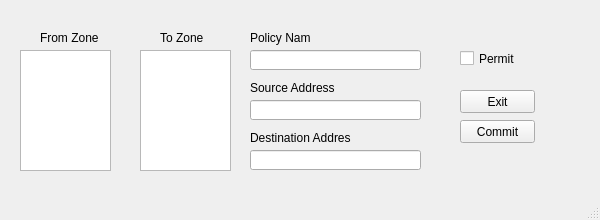
<?xml version="1.0" encoding="UTF-8"?>
<ui version="4.0">
 <class>PolicyCreator</class>
 <widget class="QMainWindow" name="PolicyCreator">
  <property name="geometry">
   <rect>
    <x>0</x>
    <y>0</y>
    <width>600</width>
    <height>220</height>
   </rect>
  </property>
  <property name="minimumSize">
   <size>
    <width>600</width>
    <height>220</height>
   </size>
  </property>
  <property name="maximumSize">
   <size>
    <width>600</width>
    <height>220</height>
   </size>
  </property>
  <property name="windowTitle">
   <string>MainWindow</string>
  </property>
  <widget class="QWidget" name="centralwidget">
   <widget class="QLabel" name="fromZoneLabel">
    <property name="geometry">
     <rect>
      <x>40</x>
      <y>30</y>
      <width>61</width>
      <height>16</height>
     </rect>
    </property>
    <property name="text">
     <string>From Zone</string>
    </property>
   </widget>
   <widget class="QLabel" name="toZoneLabel">
    <property name="geometry">
     <rect>
      <x>160</x>
      <y>30</y>
      <width>61</width>
      <height>16</height>
     </rect>
    </property>
    <property name="text">
     <string>To Zone</string>
    </property>
   </widget>
   <widget class="QListView" name="fromZoneList">
    <property name="geometry">
     <rect>
      <x>20</x>
      <y>50</y>
      <width>91</width>
      <height>121</height>
     </rect>
    </property>
   </widget>
   <widget class="QListView" name="toZoneList">
    <property name="geometry">
     <rect>
      <x>140</x>
      <y>50</y>
      <width>91</width>
      <height>121</height>
     </rect>
    </property>
   </widget>
   <widget class="QLabel" name="policyNameLabel">
    <property name="geometry">
     <rect>
      <x>250</x>
      <y>30</y>
      <width>61</width>
      <height>16</height>
     </rect>
    </property>
    <property name="text">
     <string>Policy Name</string>
    </property>
   </widget>
   <widget class="QLineEdit" name="policyNameEdit">
    <property name="geometry">
     <rect>
      <x>250</x>
      <y>50</y>
      <width>171</width>
      <height>20</height>
     </rect>
    </property>
   </widget>
   <widget class="QLineEdit" name="sourceAddressEdit">
    <property name="geometry">
     <rect>
      <x>250</x>
      <y>100</y>
      <width>171</width>
      <height>20</height>
     </rect>
    </property>
    <property name="text">
     <string/>
    </property>
   </widget>
   <widget class="QLabel" name="sourceAddressLabel">
    <property name="geometry">
     <rect>
      <x>250</x>
      <y>80</y>
      <width>91</width>
      <height>16</height>
     </rect>
    </property>
    <property name="text">
     <string>Source Address</string>
    </property>
   </widget>
   <widget class="QLineEdit" name="sourceAddressEdit_2">
    <property name="geometry">
     <rect>
      <x>250</x>
      <y>150</y>
      <width>171</width>
      <height>20</height>
     </rect>
    </property>
    <property name="text">
     <string/>
    </property>
   </widget>
   <widget class="QLabel" name="sourceAddressLabel_2">
    <property name="geometry">
     <rect>
      <x>250</x>
      <y>130</y>
      <width>101</width>
      <height>16</height>
     </rect>
    </property>
    <property name="text">
     <string>Destination Address</string>
    </property>
   </widget>
   <widget class="QCheckBox" name="thenCheckBox">
    <property name="geometry">
     <rect>
      <x>460</x>
      <y>50</y>
      <width>70</width>
      <height>17</height>
     </rect>
    </property>
    <property name="text">
     <string>Permit</string>
    </property>
   </widget>
   <widget class="QPushButton" name="commitBtn">
    <property name="geometry">
     <rect>
      <x>460</x>
      <y>120</y>
      <width>75</width>
      <height>23</height>
     </rect>
    </property>
    <property name="text">
     <string>Commit</string>
    </property>
   </widget>
   <widget class="QPushButton" name="exitBtn">
    <property name="geometry">
     <rect>
      <x>460</x>
      <y>90</y>
      <width>75</width>
      <height>23</height>
     </rect>
    </property>
    <property name="text">
     <string>Exit</string>
    </property>
   </widget>
  </widget>
  <widget class="QMenuBar" name="menubar">
   <property name="geometry">
    <rect>
     <x>0</x>
     <y>0</y>
     <width>600</width>
     <height>21</height>
    </rect>
   </property>
  </widget>
  <widget class="QStatusBar" name="statusbar"/>
 </widget>
 <resources/>
 <connections/>
</ui>
